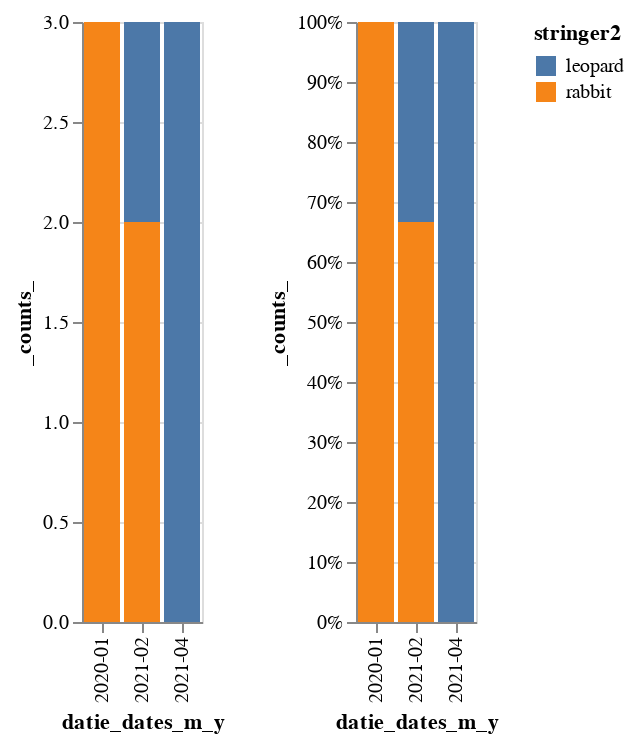

The cell this chart's notebook holds for it:
### Code cell
cm.chart_me(df, ["datie_dates", "stringer2"])[0]

### Figure 1 — Vega-Lite specification as saved in the notebook (floating-point values rounded to 4 significant figures)
{"config": {"view": {"continuousWidth": 400, "continuousHeight": 300}}, "hconcat": [{"mark": "bar", "encoding": {"color": {"field": "stringer2", "type": "nominal"}, "x": {"field": "datie_dates_m_y", "type": "ordinal"}, "y": {"field": "_counts_", "type": "quantitative"}}}, {"mark": "bar", "encoding": {"color": {"field": "stringer2", "type": "nominal"}, "x": {"field": "datie_dates_m_y", "type": "ordinal"}, "y": {"field": "_counts_", "stack": "normalize", "type": "quantitative"}}}], "data": {"name": "data-e43cc9e7b97ccab9ea2102ea35f917ec"}, "$schema": "https://vega.github.io/schema/vega-lite/v4.17.0.json", "datasets": {"data-e43cc9e7b97ccab9ea2102ea35f917ec": [{"datie_dates_m_y": "2020-01", "stringer2": "rabbit", "measures": "sum", "_counts_": 3}, {"datie_dates_m_y": "2021-04", "stringer2": "leopard", "measures": "sum", "_counts_": 3}, {"datie_dates_m_y": "2021-02", "stringer2": "rabbit", "measures": "sum", "_counts_": 2}, {"datie_dates_m_y": "2021-02", "stringer2": "leopard", "measures": "sum", "_counts_": 1}]}}
